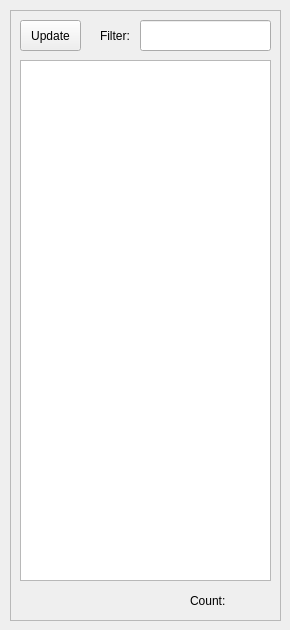
      <widget class="QWidget" name="rostopic">
       <attribute name="title">
        <string>rostopic</string>
       </attribute>
       <widget class="QFrame" name="frame_5">
        <property name="geometry">
         <rect>
          <x>10</x>
          <y>10</y>
          <width>271</width>
          <height>611</height>
         </rect>
        </property>
        <property name="frameShape">
         <enum>QFrame::StyledPanel</enum>
        </property>
        <property name="frameShadow">
         <enum>QFrame::Raised</enum>
        </property>
        <widget class="QListWidget" name="rostopic_logger">
         <property name="geometry">
          <rect>
           <x>10</x>
           <y>50</y>
           <width>251</width>
           <height>521</height>
          </rect>
         </property>
        </widget>
        <widget class="QLineEdit" name="topic_filter">
         <property name="geometry">
          <rect>
           <x>130</x>
           <y>10</y>
           <width>131</width>
           <height>31</height>
          </rect>
         </property>
        </widget>
        <widget class="QLabel" name="label">
         <property name="geometry">
          <rect>
           <x>90</x>
           <y>10</y>
           <width>51</width>
           <height>31</height>
          </rect>
         </property>
         <property name="text">
          <string>Filter:</string>
         </property>
        </widget>
        <widget class="QLabel" name="rostopic_count">
         <property name="geometry">
          <rect>
           <x>180</x>
           <y>580</y>
           <width>81</width>
           <height>21</height>
          </rect>
         </property>
         <property name="text">
          <string>Count: </string>
         </property>
        </widget>
        <widget class="QPushButton" name="Rostopic_Update">
         <property name="geometry">
          <rect>
           <x>10</x>
           <y>10</y>
           <width>61</width>
           <height>31</height>
          </rect>
         </property>
         <property name="text">
          <string>Update</string>
         </property>
        </widget>
       </widget>
      </widget>
